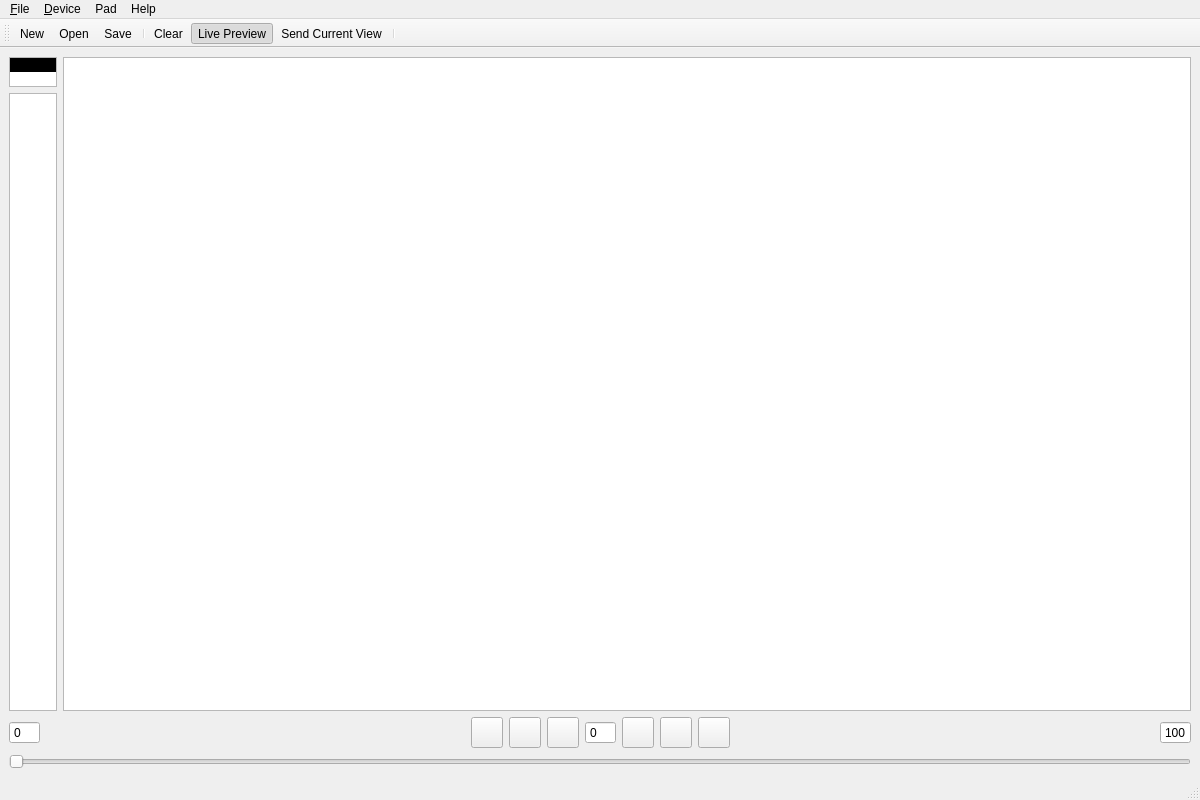
<?xml version="1.0" encoding="UTF-8"?>
<ui version="4.0">
 <class>MainAnimation</class>
 <widget class="QMainWindow" name="MainAnimation">
  <property name="geometry">
   <rect>
    <x>0</x>
    <y>0</y>
    <width>1200</width>
    <height>800</height>
   </rect>
  </property>
  <property name="windowTitle">
   <string>LaunchPad LED Animator</string>
  </property>
  <property name="windowIcon">
   <iconset resource="resource.qrc">
    <normaloff>:/icons/Icons/black/preview.png</normaloff>:/icons/Icons/black/preview.png</iconset>
  </property>
  <widget class="QWidget" name="centralwidget">
   <layout class="QVBoxLayout" name="verticalLayout_2">
    <item>
     <layout class="QHBoxLayout" name="horizontalLayout_2">
      <item>
       <layout class="QVBoxLayout" name="verticalLayout">
        <item>
         <widget class="QListWidget" name="activeColorList">
          <property name="sizePolicy">
           <sizepolicy hsizetype="Fixed" vsizetype="Fixed">
            <horstretch>0</horstretch>
            <verstretch>0</verstretch>
           </sizepolicy>
          </property>
          <property name="maximumSize">
           <size>
            <width>48</width>
            <height>30</height>
           </size>
          </property>
          <property name="spacing">
           <number>2</number>
          </property>
          <property name="currentRow">
           <number>-1</number>
          </property>
          <item>
           <property name="text">
            <string/>
           </property>
           <property name="background">
            <brush brushstyle="SolidPattern">
             <color alpha="255">
              <red>0</red>
              <green>0</green>
              <blue>0</blue>
             </color>
            </brush>
           </property>
           <property name="flags">
            <set>ItemIsEnabled</set>
           </property>
          </item>
         </widget>
        </item>
        <item>
         <widget class="QListWidget" name="colorList">
          <property name="sizePolicy">
           <sizepolicy hsizetype="Fixed" vsizetype="Expanding">
            <horstretch>0</horstretch>
            <verstretch>0</verstretch>
           </sizepolicy>
          </property>
          <property name="maximumSize">
           <size>
            <width>48</width>
            <height>16777215</height>
           </size>
          </property>
          <property name="spacing">
           <number>2</number>
          </property>
          <property name="currentRow">
           <number>-1</number>
          </property>
         </widget>
        </item>
       </layout>
      </item>
      <item>
       <widget class="QGraphicsView" name="buttonGrid"/>
      </item>
     </layout>
    </item>
    <item>
     <layout class="QHBoxLayout" name="horizontalLayout">
      <item>
       <widget class="QSpinBox" name="startEdit">
        <property name="buttonSymbols">
         <enum>QAbstractSpinBox::NoButtons</enum>
        </property>
        <property name="maximum">
         <number>999</number>
        </property>
       </widget>
      </item>
      <item>
       <spacer name="horizontalSpacer">
        <property name="orientation">
         <enum>Qt::Horizontal</enum>
        </property>
        <property name="sizeHint" stdset="0">
         <size>
          <width>40</width>
          <height>20</height>
         </size>
        </property>
       </spacer>
      </item>
      <item>
       <widget class="QToolButton" name="gotoStart">
        <property name="text">
         <string/>
        </property>
        <property name="icon">
         <iconset resource="resource.qrc">
          <normaloff>:/icons/Icons/start.svg</normaloff>:/icons/Icons/start.svg</iconset>
        </property>
        <property name="iconSize">
         <size>
          <width>24</width>
          <height>24</height>
         </size>
        </property>
       </widget>
      </item>
      <item>
       <widget class="QToolButton" name="gotoPrev">
        <property name="text">
         <string/>
        </property>
        <property name="icon">
         <iconset resource="resource.qrc">
          <normaloff>:/icons/Icons/prev.svg</normaloff>:/icons/Icons/prev.svg</iconset>
        </property>
        <property name="iconSize">
         <size>
          <width>24</width>
          <height>24</height>
         </size>
        </property>
       </widget>
      </item>
      <item>
       <widget class="QToolButton" name="keyButton">
        <property name="text">
         <string/>
        </property>
        <property name="icon">
         <iconset resource="resource.qrc">
          <normaloff>:/icons/Icons/key-add.svg</normaloff>:/icons/Icons/key-add.svg</iconset>
        </property>
        <property name="iconSize">
         <size>
          <width>24</width>
          <height>24</height>
         </size>
        </property>
       </widget>
      </item>
      <item>
       <widget class="QSpinBox" name="curEdit">
        <property name="buttonSymbols">
         <enum>QAbstractSpinBox::NoButtons</enum>
        </property>
        <property name="maximum">
         <number>999</number>
        </property>
       </widget>
      </item>
      <item>
       <widget class="QToolButton" name="play">
        <property name="text">
         <string/>
        </property>
        <property name="icon">
         <iconset resource="resource.qrc">
          <normaloff>:/icons/Icons/play.svg</normaloff>:/icons/Icons/play.svg</iconset>
        </property>
        <property name="iconSize">
         <size>
          <width>24</width>
          <height>24</height>
         </size>
        </property>
       </widget>
      </item>
      <item>
       <widget class="QToolButton" name="gotoNext">
        <property name="text">
         <string/>
        </property>
        <property name="icon">
         <iconset resource="resource.qrc">
          <normaloff>:/icons/Icons/next.svg</normaloff>:/icons/Icons/next.svg</iconset>
        </property>
        <property name="iconSize">
         <size>
          <width>24</width>
          <height>24</height>
         </size>
        </property>
       </widget>
      </item>
      <item>
       <widget class="QToolButton" name="gotoEnd">
        <property name="text">
         <string/>
        </property>
        <property name="icon">
         <iconset resource="resource.qrc">
          <normaloff>:/icons/Icons/end.svg</normaloff>:/icons/Icons/end.svg</iconset>
        </property>
        <property name="iconSize">
         <size>
          <width>24</width>
          <height>24</height>
         </size>
        </property>
       </widget>
      </item>
      <item>
       <spacer name="horizontalSpacer_2">
        <property name="orientation">
         <enum>Qt::Horizontal</enum>
        </property>
        <property name="sizeHint" stdset="0">
         <size>
          <width>40</width>
          <height>20</height>
         </size>
        </property>
       </spacer>
      </item>
      <item>
       <widget class="QSpinBox" name="endEdit">
        <property name="buttonSymbols">
         <enum>QAbstractSpinBox::NoButtons</enum>
        </property>
        <property name="maximum">
         <number>999</number>
        </property>
        <property name="value">
         <number>100</number>
        </property>
       </widget>
      </item>
     </layout>
    </item>
    <item>
     <widget class="QSlider" name="frameSlider">
      <property name="orientation">
       <enum>Qt::Horizontal</enum>
      </property>
     </widget>
    </item>
   </layout>
  </widget>
  <widget class="QMenuBar" name="menubar">
   <property name="geometry">
    <rect>
     <x>0</x>
     <y>0</y>
     <width>1200</width>
     <height>26</height>
    </rect>
   </property>
   <widget class="QMenu" name="menuFile">
    <property name="title">
     <string>&amp;File</string>
    </property>
    <addaction name="actionNew"/>
    <addaction name="action_Open"/>
    <addaction name="action_Save"/>
    <addaction name="actionSave_As"/>
    <addaction name="separator"/>
    <addaction name="actionExit"/>
   </widget>
   <widget class="QMenu" name="menu_Device">
    <property name="title">
     <string>&amp;Device</string>
    </property>
    <addaction name="actionSend"/>
    <addaction name="separator"/>
    <addaction name="actionLive_Preview"/>
   </widget>
   <widget class="QMenu" name="menuPad">
    <property name="title">
     <string>Pad</string>
    </property>
    <addaction name="actionClear"/>
   </widget>
   <widget class="QMenu" name="menuHelp">
    <property name="title">
     <string>Help</string>
    </property>
    <addaction name="actionAbout"/>
   </widget>
   <addaction name="menuFile"/>
   <addaction name="menu_Device"/>
   <addaction name="menuPad"/>
   <addaction name="menuHelp"/>
  </widget>
  <widget class="QStatusBar" name="statusbar"/>
  <widget class="QToolBar" name="toolBar">
   <property name="windowTitle">
    <string>toolBar</string>
   </property>
   <attribute name="toolBarArea">
    <enum>TopToolBarArea</enum>
   </attribute>
   <attribute name="toolBarBreak">
    <bool>false</bool>
   </attribute>
   <addaction name="actionNew"/>
   <addaction name="action_Open"/>
   <addaction name="action_Save"/>
   <addaction name="separator"/>
   <addaction name="actionClear"/>
   <addaction name="actionLive_Preview"/>
   <addaction name="actionSend"/>
   <addaction name="separator"/>
  </widget>
  <action name="action_Open">
   <property name="icon">
    <iconset resource="resource.qrc">
     <normaloff>:/icons/Icons/open.svg</normaloff>:/icons/Icons/open.svg</iconset>
   </property>
   <property name="text">
    <string>&amp;Open...</string>
   </property>
  </action>
  <action name="action_Save">
   <property name="icon">
    <iconset resource="resource.qrc">
     <normaloff>:/icons/Icons/save.svg</normaloff>:/icons/Icons/save.svg</iconset>
   </property>
   <property name="text">
    <string>&amp;Save...</string>
   </property>
  </action>
  <action name="actionSave_As">
   <property name="icon">
    <iconset resource="resource.qrc">
     <normaloff>:/icons/Icons/save.svg</normaloff>:/icons/Icons/save.svg</iconset>
   </property>
   <property name="text">
    <string>Save As...</string>
   </property>
  </action>
  <action name="actionExit">
   <property name="icon">
    <iconset resource="resource.qrc">
     <normaloff>:/icons/Icons/exit.svg</normaloff>:/icons/Icons/exit.svg</iconset>
   </property>
   <property name="text">
    <string>E&amp;xit</string>
   </property>
  </action>
  <action name="actionSend">
   <property name="icon">
    <iconset resource="resource.qrc">
     <normaloff>:/icons/Icons/send.svg</normaloff>:/icons/Icons/send.svg</iconset>
   </property>
   <property name="text">
    <string>Send Current View</string>
   </property>
  </action>
  <action name="actionSend_Animation">
   <property name="icon">
    <iconset resource="resource.qrc">
     <normaloff>:/icons/Icons/sendall.svg</normaloff>:/icons/Icons/sendall.svg</iconset>
   </property>
   <property name="text">
    <string>Send Animation</string>
   </property>
  </action>
  <action name="actionClear">
   <property name="icon">
    <iconset resource="resource.qrc">
     <normaloff>:/icons/Icons/clear.svg</normaloff>:/icons/Icons/clear.svg</iconset>
   </property>
   <property name="text">
    <string>Clear</string>
   </property>
  </action>
  <action name="actionLive_Preview">
   <property name="checkable">
    <bool>true</bool>
   </property>
   <property name="checked">
    <bool>true</bool>
   </property>
   <property name="icon">
    <iconset resource="resource.qrc">
     <normaloff>:/icons/Icons/preview.svg</normaloff>:/icons/Icons/preview.svg</iconset>
   </property>
   <property name="text">
    <string>Live Preview</string>
   </property>
  </action>
  <action name="actionNew">
   <property name="icon">
    <iconset resource="resource.qrc">
     <normaloff>:/icons/Icons/new.svg</normaloff>:/icons/Icons/new.svg</iconset>
   </property>
   <property name="text">
    <string>New</string>
   </property>
  </action>
  <action name="actionAbout">
   <property name="icon">
    <iconset resource="resource.qrc">
     <normaloff>:/icons/Icons/about.svg</normaloff>:/icons/Icons/about.svg</iconset>
   </property>
   <property name="text">
    <string>About</string>
   </property>
  </action>
 </widget>
 <resources>
  <include location="resource.qrc"/>
 </resources>
 <connections>
  <connection>
   <sender>curEdit</sender>
   <signal>valueChanged(int)</signal>
   <receiver>frameSlider</receiver>
   <slot>setValue(int)</slot>
   <hints>
    <hint type="sourcelabel">
     <x>589</x>
     <y>719</y>
    </hint>
    <hint type="destinationlabel">
     <x>583</x>
     <y>747</y>
    </hint>
   </hints>
  </connection>
  <connection>
   <sender>frameSlider</sender>
   <signal>valueChanged(int)</signal>
   <receiver>curEdit</receiver>
   <slot>setValue(int)</slot>
   <hints>
    <hint type="sourcelabel">
     <x>562</x>
     <y>750</y>
    </hint>
    <hint type="destinationlabel">
     <x>570</x>
     <y>721</y>
    </hint>
   </hints>
  </connection>
 </connections>
</ui>
